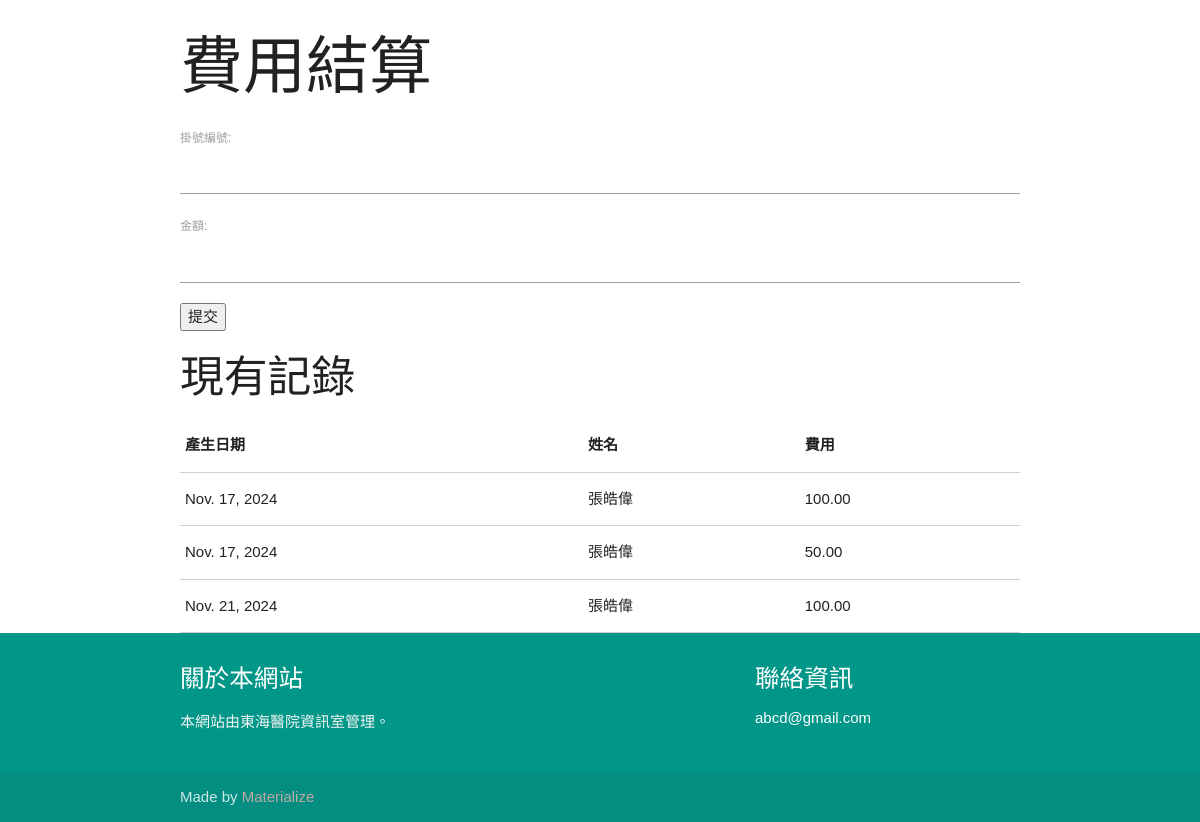
/billing/billing_interface/, run on an earlier commit of the app's database.
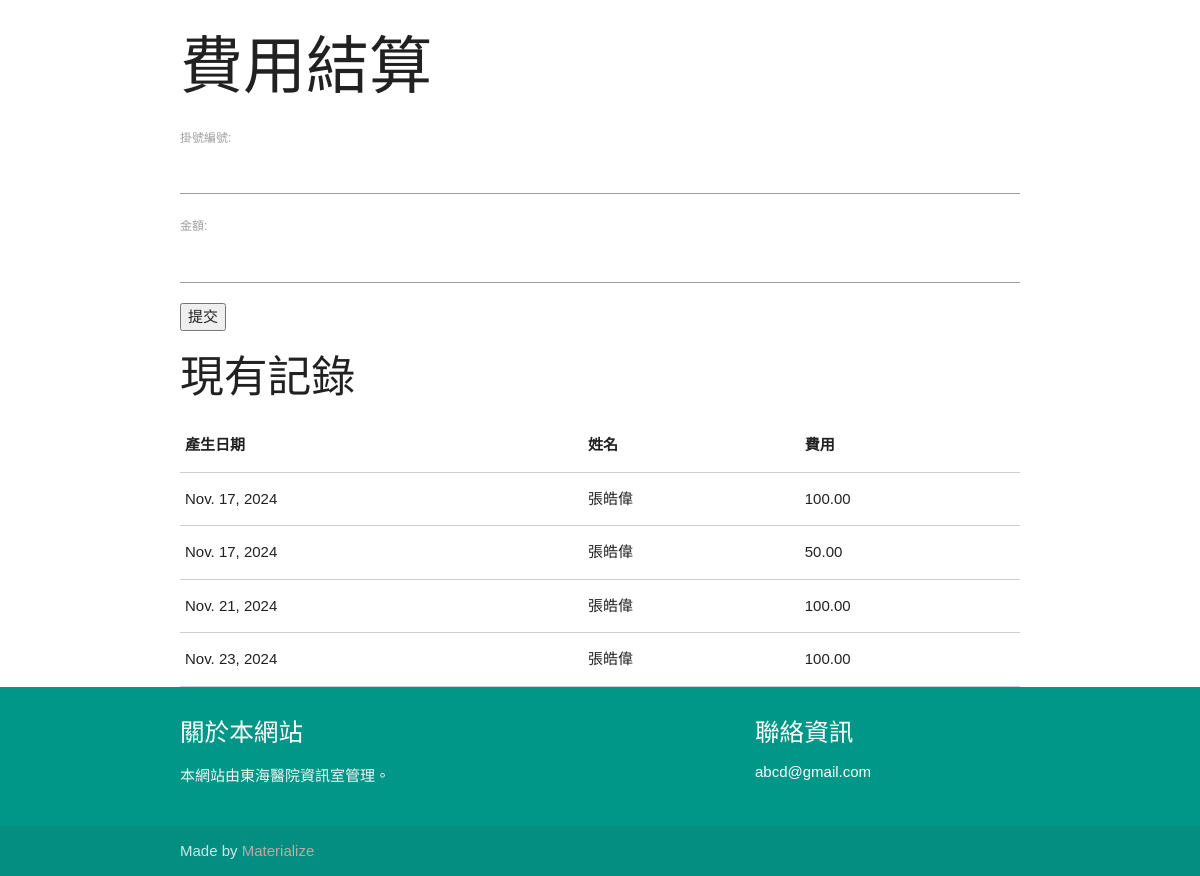
And on a later commit of the database.
### billing/models.py (models this page shows, shortened)
class BillingRecord(models.Model):
    appointment = models.OneToOneField(Appointment, on_delete=models.CASCADE)
    amount = models.DecimalField(max_digits=10, decimal_places=2)
    date_created = models.DateField(auto_now_add=True)

### appointments/models.py (models this page shows)
class Appointment(models.Model):
    appointment_id = models.CharField(max_length=8, unique=True, null=True, blank=True)  # 預約的唯一識別碼，最多 8 個字元，可為空
    patient = models.ForeignKey(Patient, on_delete=models.CASCADE, db_column="patient_id")  # 外鍵，指向病人，當病人被刪除時，所有與其相關的預約也會被刪除
    doctor = models.ForeignKey(Doctor, on_delete=models.CASCADE, db_column="doctor_id")  # 外鍵，指向醫生，當醫生被刪除時，所有與其相關的預約也會被刪除
    date = models.DateTimeField()  # 預約的日期和時間
    description = models.TextField()  # 預約的描述，記錄病人或醫生的相關註解

class Patient(models.Model):
    patient_id = models.CharField(max_length=8, unique=True, null=True, blank=True)  # 病人的唯一識別碼，最多 8 個字元，可為空
    name = models.CharField(max_length=100)  # 病人的姓名，最多 100 個字元
    dob = models.DateField()  # 病人的出生日期
    phone = models.CharField(max_length=15)  # 病人的電話號碼，最多 15 個字元
    gender = models.CharField(max_length=10, choices=[('M', 'Male'), ('F', 'Female')])  # 病人的性別，選擇男或女
    age = models.IntegerField(null=False, default=18)  # 病人的年齡，默認為 18

### billing/views.py (the view)
# urls.py: path('billing_interface/', views.billing_interface, name='billing_interface'),
def billing_interface(request):
    if request.method == 'POST':
        appointment_id = request.POST['appointment_id']
        amount = request.POST['amount']
        appointment = Appointment.objects.get(appointment_id=appointment_id)
        BillingRecord.objects.create(appointment=appointment, amount=amount)
        return redirect('billing_interface')
    records = BillingRecord.objects.all()
    return render(request, 'billing/billing_interface.html', {'records': records})

### billing/templates/billing/billing_interface.html (shortened to what this page needs)
{% extends 'base.html' %}
{% block content %}
<h1>費用結算</h1>
<form method="post">
    <label for="appointment_id">掛號編號:</label>
    <input type="text" id="appointment_id" name="appointment_id" required><br>
    <label for="amount">金額:</label>
    <input type="number" id="amount" name="amount" step="10" required><br>
    <button type="submit">提交</button>
</form>
<h3>現有記錄</h3>
<table class="bordered responsive-table">
    <thead>
      <tr>
          <th data-field="date_created">產生日期</th>
          <th data-field="name">姓名</th>
          <th data-field="price">費用</th>
      </tr>
    </thead>
    <tbody>
        {% for record in records %}
      <tr>
        <td>{{ record.date_created }} </td>
        <td>{{ record.appointment.patient.name }} </td>
        <td>{{ record.amount }}</td>
      </tr>
      {% endfor %}
    </tbody>
  </table>
{% endblock %}

What changed in the data, as far as the page shows it:
added BillingRecord: date_created "Nov. 23, 2024", appointment.patient.name "張皓偉", amount "100.00"
